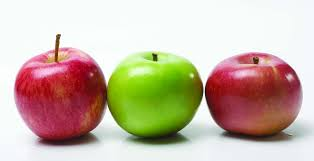
#> input picture OYG1S1/goruntu_isleme/bolum2/elmalar3.jpg, 314 x 161 px, given in place of the camera
$ python kamera_siyah_beyaz.py
#> lines starting #> are read from the running program, lines starting #| are printed output that depends on the picture; after the words box and inside, x2 and y2 are one past the last pixel; in counts of white or black regions, pixels touching at a corner belong together
import cv2
import numpy as np

kamera=cv2.VideoCapture(0)
while True:
    durum,frame=kamera.read()
#> frame is the input picture: shape (161, 314, 3); mean B, G, R 166.7, 183.5, 200.6
    frame=cv2.flip(frame,1)
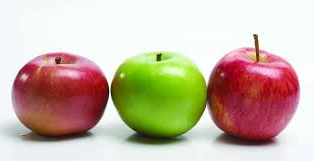
#> frame: shape (161, 314, 3); mean B, G, R 166.7, 183.5, 200.6
    gri=cv2.cvtColor(frame,cv2.COLOR_BGR2GRAY)
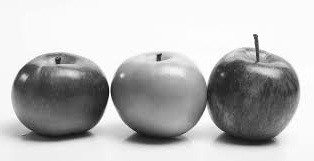
#> gri: shape (161, 314); min 9, max 255, mean 186.8
    t,siyah_beyaz=cv2.threshold(gri,180,255,cv2.THRESH_BINARY)
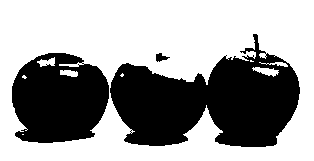
#> siyah_beyaz: shape (161, 314); 61.2% white; 3 black regions, box (x1, y1, x2, y2) and area: (110, 34, 300, 147) 12769, (12, 53, 109, 143) 6790, (156, 53, 170, 62) 70
    t,otsu=cv2.threshold(gri,0,255,cv2.THRESH_BINARY+cv2.THRESH_OTSU)
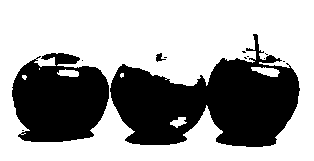
#> otsu: shape (161, 314); 63.2% white; 12 black regions (9 under 20 px), largest, box (x1, y1, x2, y2) and area: (110, 34, 300, 147) 12035, (12, 53, 109, 142) 6519, (156, 53, 166, 62) 45
#> t = 167
    adaptif=cv2.adaptiveThreshold(gri,255,cv2.ADAPTIVE_THRESH_GAUSSIAN_C,cv2.THRESH_BINARY,7,3)
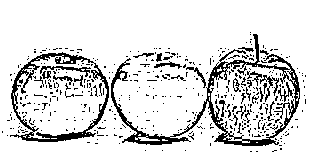
#> adaptif: shape (161, 314); 86.4% white; black in thin lines or dots, all inside (x1, y1, x2, y2) = (2, 32, 306, 152)
    median=cv2.medianBlur(frame,3)
    gri2=cv2.cvtColor(median,cv2.COLOR_BGR2GRAY)
    adaptif2=cv2.adaptiveThreshold(gri2,255,cv2.ADAPTIVE_THRESH_GAUSSIAN_C,cv2.THRESH_BINARY,7,3)
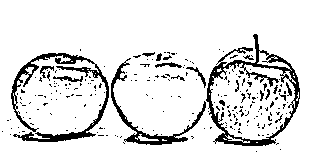
#> adaptif2: shape (161, 314); 88.7% white; 223 black regions (204 under 20 px), largest, box (x1, y1, x2, y2) and area: (206, 34, 300, 146) 1875, (11, 53, 109, 142) 1590, (111, 58, 206, 145) 884
    canny=cv2.Canny(gri,50,170)
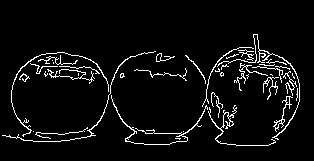
#> canny: shape (161, 314); 5.3% white in thin lines or dots, all inside (x1, y1, x2, y2) = (2, 34, 300, 146)

    #gösterimler
    cv2.imshow("orijinal",frame)
    # cv2.imshow("gri",gri)
    # cv2.imshow("siyah_beyaz",siyah_beyaz)
    cv2.imshow("otsu",otsu)
    cv2.imshow("adaptif",adaptif)
    cv2.imshow("adaptif2",adaptif2)
    # cv2.imshow("median",median)
    cv2.imshow("canny",canny)
    if not(durum) or cv2.waitKey(20)==27:
#> (key Esc is pressed here)
        break

kamera.release()
cv2.destroyAllWindows()

$ run again, on OYG1S1/goruntu_isleme/bolum2/rice_1.jpg
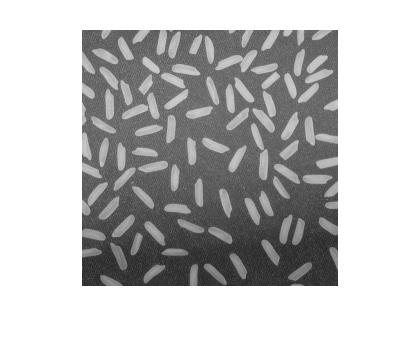
#> input picture OYG1S1/goruntu_isleme/bolum2/rice_1.jpg, 420 x 342 px, given in place of the camera
#> frame is the input picture: shape (342, 420, 3); min 30, max 255, mean 189.4
#> `t,siyah_beyaz=cv2.threshold(gri,180,255,cv2.THRESH_BINARY)`:
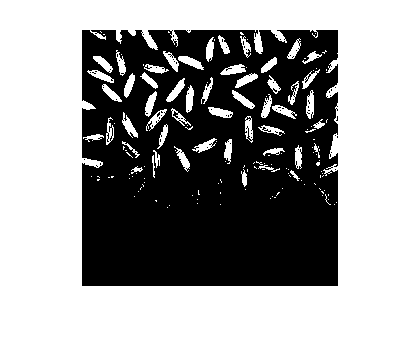
#> siyah_beyaz: shape (342, 420); 59.6% white; 78 black regions (77 under 20 px), largest, box (x1, y1, x2, y2) and area: (82, 30, 338, 286) 57926
#> otsu: shape (342, 420); 61.2% white; 77 black regions (76 under 20 px), largest, box (x1, y1, x2, y2) and area: (82, 30, 338, 286) 55521
#> t = 172
#> adaptif: shape (342, 420); 81.3% white; black in thin lines or dots, all inside (x1, y1, x2, y2) = (76, 24, 339, 288)
#> adaptif2: shape (342, 420); 85.2% white; black in thin lines or dots, all inside (x1, y1, x2, y2) = (77, 25, 338, 287)
#> `canny=cv2.Canny(gri,50,170)`:
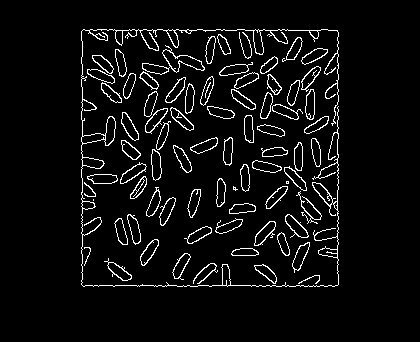
#> canny: shape (342, 420); 5.4% white in thin lines or dots, all inside (x1, y1, x2, y2) = (81, 29, 339, 287)
